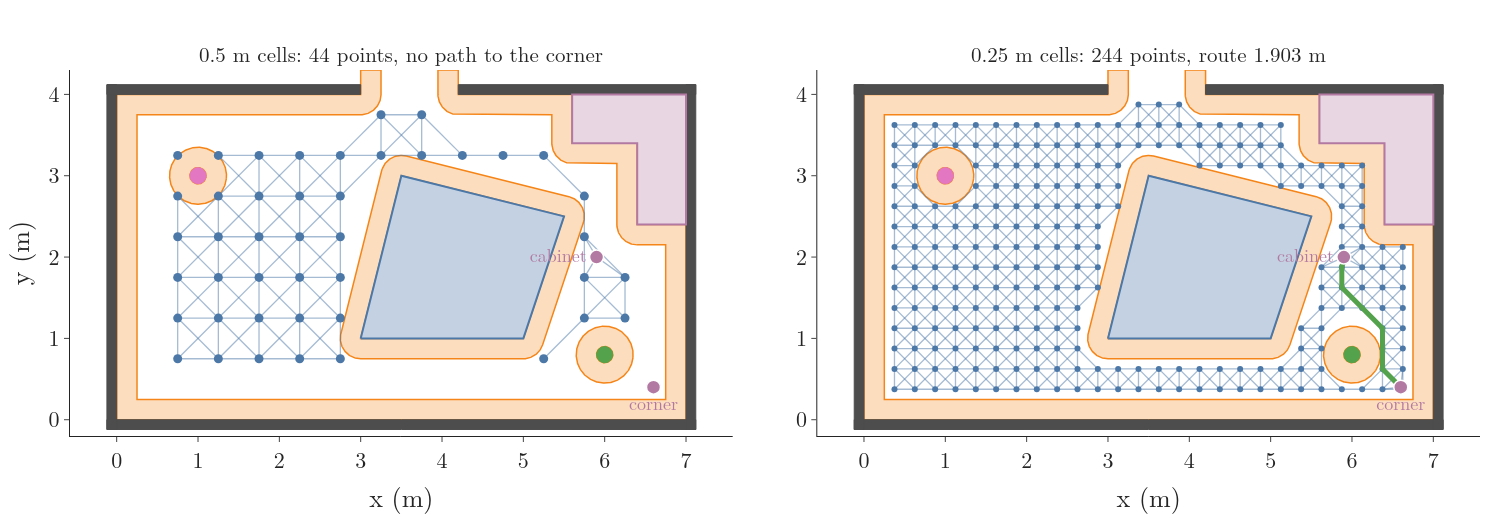

Recreate this plot in Python.
"""Figure: two grids of configurations in the room's C-space, the robot's centre at the middle of each cell, a point
kept if the disk is free there, neighbours (8 directions) joined by free straight edges, each end of a trip joined to
the grid points it sees within 1.5 cells. Left, 0.5 m cells: 44 of 112 points free, none near the corner behind the
green pole, so trip 3 (cabinet to corner) gets "no path". Right, 0.25 m cells: 244 of 448 points free, route 1.903 m.
Run -> grids.png"""
from pathlib import Path

import numpy as np
import plotly.graph_objects as go
from plotly.subplots import make_subplots
from scipy.spatial import cKDTree

import cspace as c
import drawkit as dk
import prm
import prmdraw as pd
from gifkit import BLUE, FONT, GREEN, ORANGE, PURPLE, RED

here = Path(__file__).parent
w = prm.World()
_, S, _, G = prm.TRIPS[2]


def grid_plan(h):
    xs, ys = np.arange(h / 2, c.W, h), np.arange(h / 2, c.H, h)
    P = np.array([(x, y) for y in ys for x in xs])
    total = len(P)
    P = P[w.free_xy(P[:, 0], P[:, 1])]
    idx = {tuple(np.round(p, 6)): i for i, p in enumerate(P)}
    E = []
    for i, p in enumerate(P):
        for dx, dy in ((h, 0), (0, h), (h, h), (h, -h)):
            q = tuple(np.round(p + np.array([dx, dy]), 6))
            if q in idx and w.seg_free_exact(p, q):
                E.append((i, idx[q]))
    V = [tuple(p) for p in P] + [S, G]
    tree = cKDTree(P)
    for qi, q in ((len(P), S), (len(P) + 1, G)):
        for j in tree.query_ball_point(q, h * 1.5):
            if w.seg_free_exact(q, P[j]):
                E.append((qi, j))
    path, L, _ = prm.astar(V, E, len(P), len(P) + 1)
    return total, P, V, E, ([V[i] for i in path] if path else None), L


fig = make_subplots(rows=1, cols=2, horizontal_spacing=0.06,
                    subplot_titles=["0.5 m cells: 44 points, no path to the corner",
                                    "0.25 m cells: 244 points, route 1.903 m"])
for col, h in ((1, 0.5), (2, 0.25)):
    total, P, V, E, path, L = grid_plan(h)
    assert (total, len(P)) == {0.5: (112, 44), 0.25: (448, 244)}[h]
    assert (path is None) if h == 0.5 else round(L, 3) == 1.903
    fig.add_trace(dk.geom_trace(w.cobs.intersection(pd.VIEW).difference(c.obstacles()), dk.COBS_FILL, ORANGE, 1.5),
                  row=1, col=col)
    dk.room(fig, row=1, col=col)
    xs, ys = [], []
    for i, j in E:
        xs += [V[i][0], V[j][0], None]
        ys += [V[i][1], V[j][1], None]
    fig.add_trace(go.Scatter(x=xs, y=ys, mode="lines", line=dict(color="rgba(76,120,168,0.5)", width=1.3)),
                  row=1, col=col)
    fig.add_trace(go.Scatter(x=P[:, 0], y=P[:, 1], mode="markers", marker=dict(color=BLUE, size=6 if h < 0.5 else 9)),
                  row=1, col=col)
    if path:
        Q = np.asarray(path)
        fig.add_trace(go.Scatter(x=Q[:, 0], y=Q[:, 1], mode="lines", line=dict(color=GREEN, width=5)), row=1, col=col)
    for q, t, pos in ((S, "cabinet", "middle left"), (G, "corner", "bottom center")):
        dk.point(fig, q[0], q[1], PURPLE, t, pos=pos, row=1, col=col, tsize=18)
    fig.update_xaxes(range=[-0.2, 7.2], dtick=1, title="x (m)", showgrid=False, row=1, col=col)
    fig.update_yaxes(range=[-0.2, 4.3], dtick=1, title="y (m)" if col == 1 else None, showgrid=False,
                     scaleanchor="x" if col == 1 else "x2", row=1, col=col)
fig.update_layout(template="simple_white", width=1500, height=520, font=FONT, showlegend=False,
                  margin=dict(l=70, r=20, t=70, b=60))
fig.update_annotations(font=dict(size=21))
fig.write_image(here / "grids.png")
